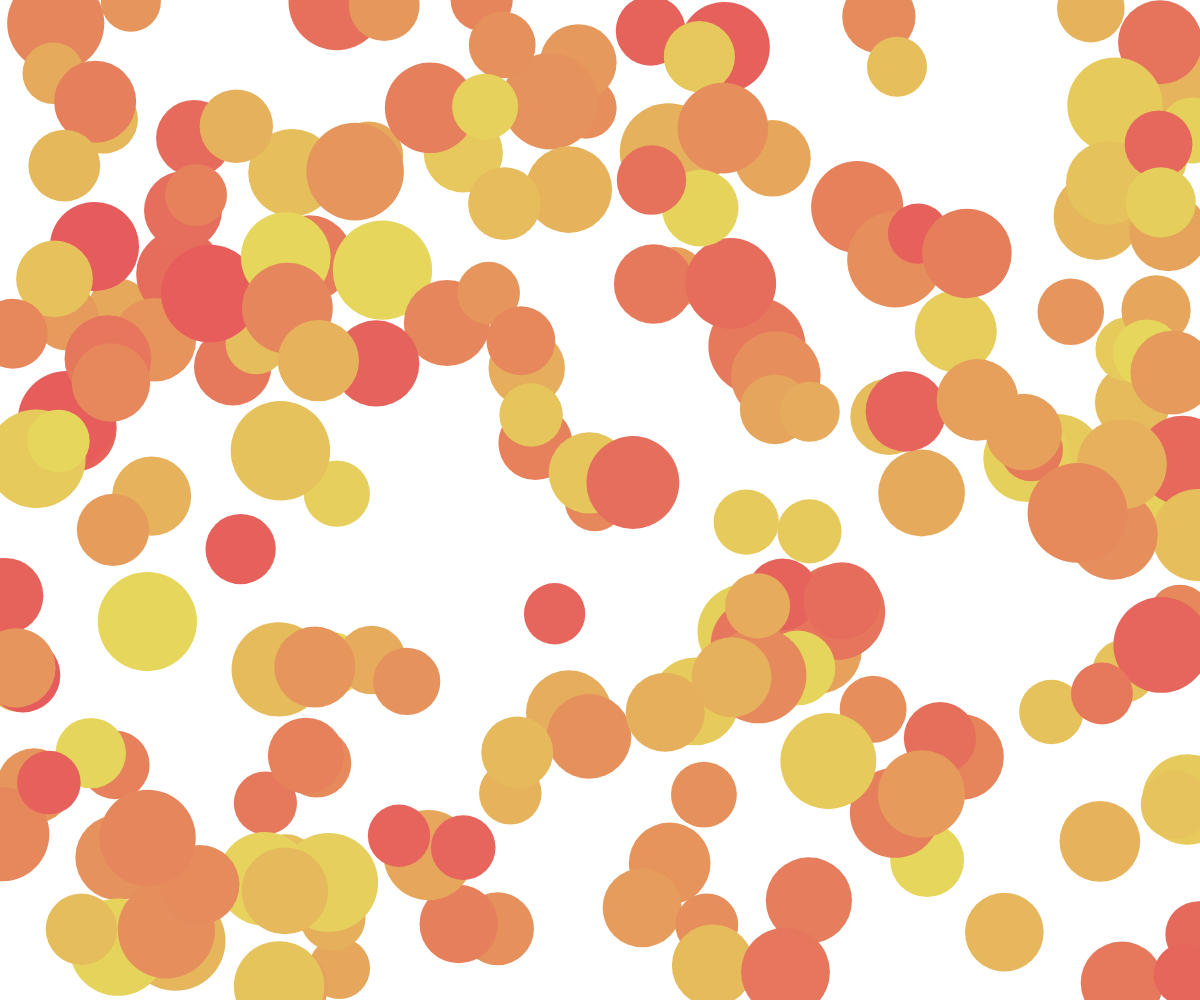
Frame 1 (no input)
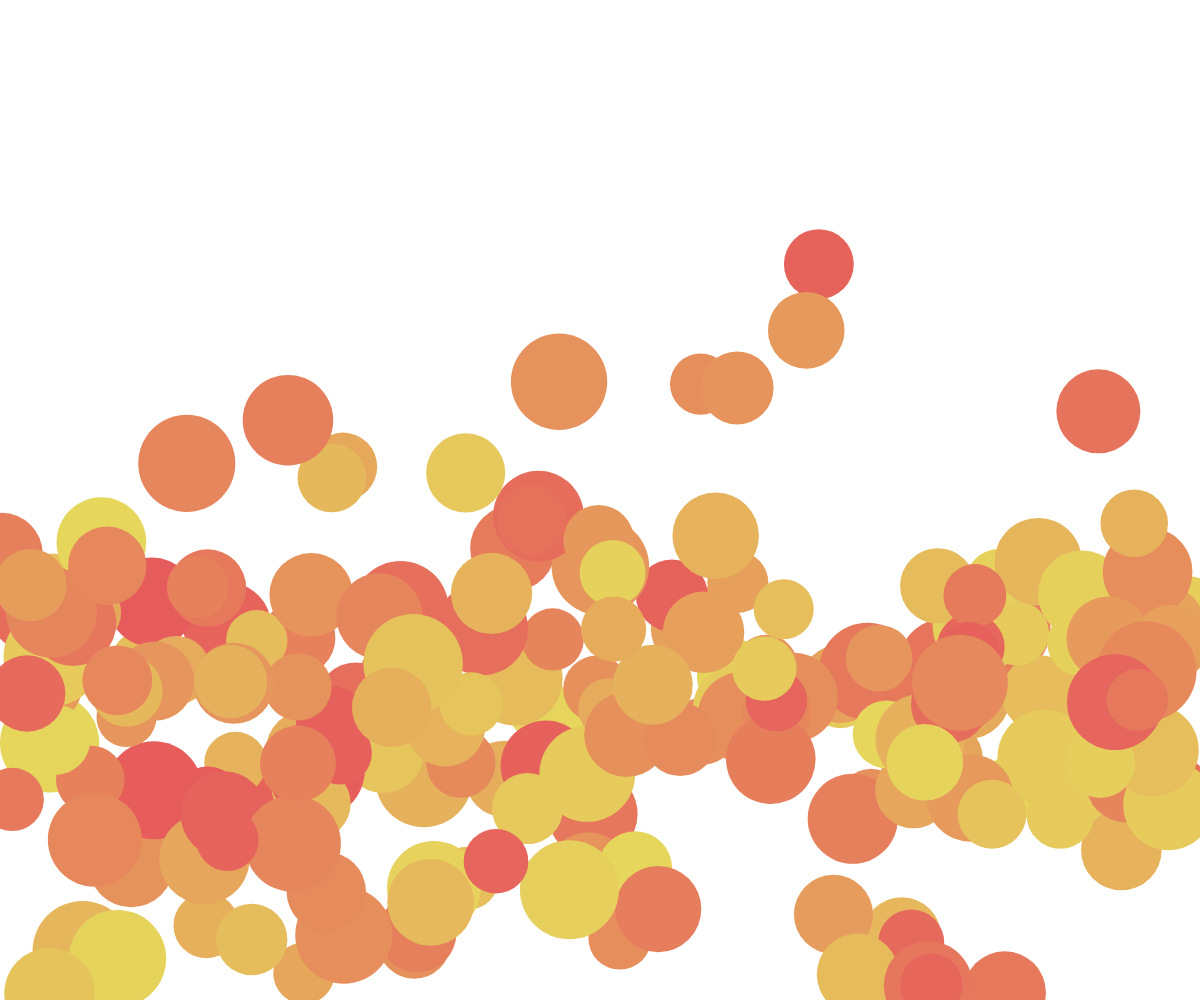
Frame 60 (no input)
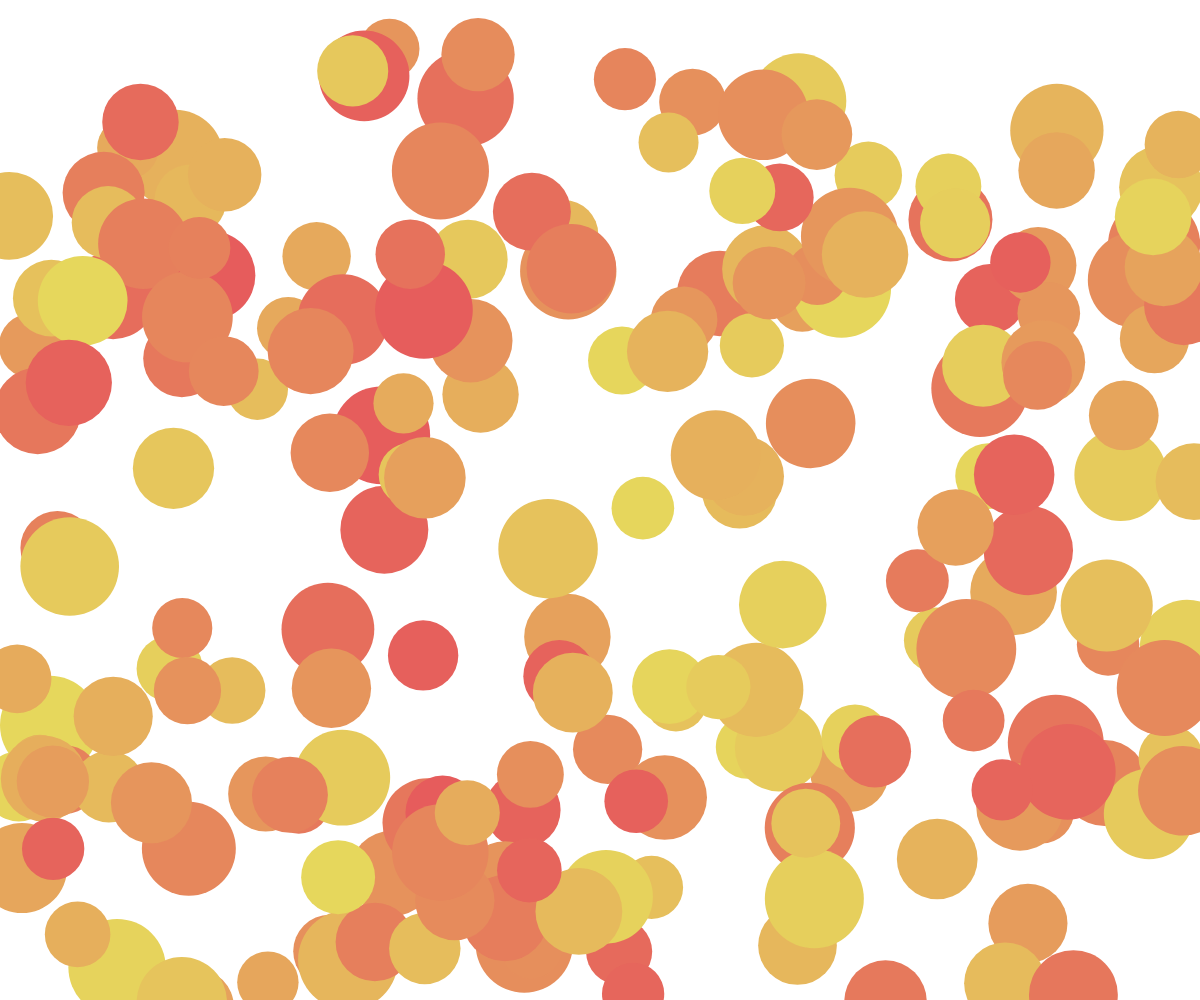
Frame 120 (the mouse pressed at the canvas centre since frame 60)

The p5.js sketch that drew these frames (run headless with seeded random() and noise() and a simulated clock; from frame 60 on, the mouse is pressed at the canvas centre):

// p5.js sketch
// ── sketch.js

const gravity = 0.3;
const numParticles = 200;
let particles=[];

function randomPosition (){
  const x =random(0,width);
  const y =random(0,height);

  return {
    x,
    y
  }
}
function randomVelocity (){
  const x =random(-5,5);
  const y =random(-5,5);
  return {
    x,
    y
  }
}
function randomSize(){
  return random(60,100);
}
function createParticle(){
  colorMode(HSB, 100);
  
  return{
    pos:randomPosition(),
    vel:randomVelocity(),
    size:randomSize(),
    color: color(random(0, 15), 60, 90)
  }
}
function drawParticle(particle){
  fill(particle.color); 
  stroke('white');
  strokeWeight(4)
  noStroke();
  circle(particle.pos.x,particle.pos.y,particle.size);
}
function update(){
  particles.forEach(particle => {
    particle.pos.x += particle.vel.x ;
    particle.pos.y += particle.vel.y ;
    if(particle.pos.x < 0 || particle.pos.x > width){
      particle.vel.x *= -1 ;

    }
    if(particle.pos.y > 800){
      particle.vel.y *= -1;
     }
    particle.vel.y += gravity; 
  });
}
function draw(){
  background("white");
  particles.forEach(particle => {
    drawParticle(particle);
  
  });
  update();
}
function setup(){
  frameRate(100)
  createCanvas(windowWidth, windowHeight);
  for(i = 0 ; i<numParticles; i++){
   particles.push(createParticle()); 
  }
}
